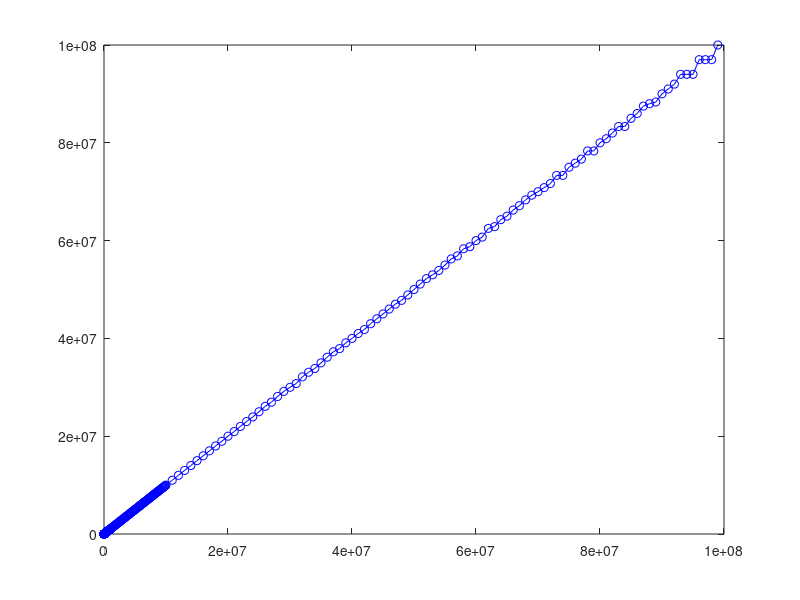
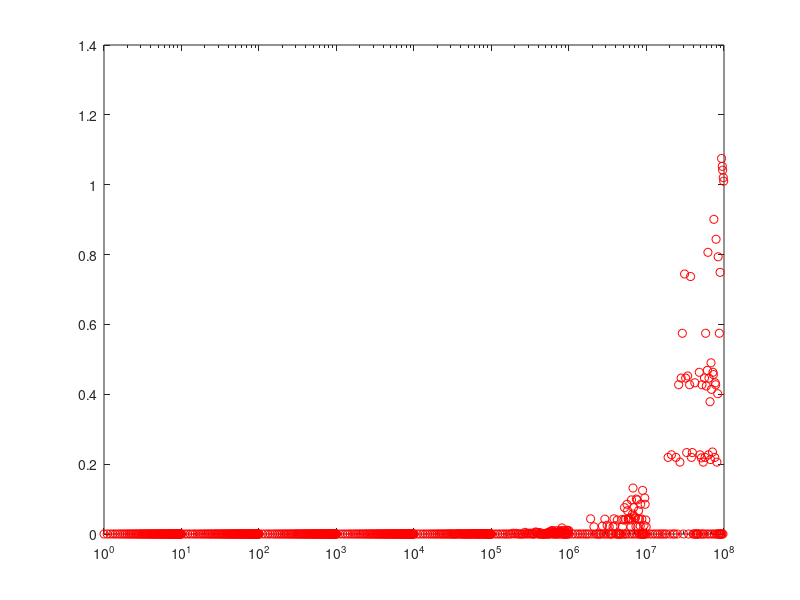

MATLAB code to generate these figures, in order:
clear all; clc;
format shortEng;


available = [500e6, 495e3, 490e3, 485e6, 480e3, 475e3, 470e6, 465e3, 460e6, 455e6, 450e6, 440e6, 430e6, 425e6, 410e6, 400e6, 350e6, 300e6, 265e6];
available = [ available available/1e2 available/1e4];
available = sort(available,'descend')
available = available
freq = [];

for i=10:99
    freq = [ i*1e6 freq ];
end;

for i=10:99
    freq = [ i*1e5 freq ];
end;

for i=10:99
    freq = [ i*1e4 freq ];
end;

for i=10:99
    freq = [ 1000*i freq ];
end;

for i=10:99
    freq = [ 100*i freq ];
end;

for i=10:99
    freq = [ 10*i freq ];
end;

for i=10:99
    freq = [ i*1e0 freq ];
end;

for i=10:99
    freq = [ i*1e-1 freq ];
end;

freq = sort(freq);
freq = unique(freq);
%req

divisors = []
errs = []
res = []


% output values
divisors = []
sources = []

numbExp = zeros(10);
numbExpGen = zeros(10);

maxDiv = 0;
for i=1:length(freq)
    freq(i);
    f = freq(i);
    divs = round(available/f);
    err = abs(f - available./divs);
    err = 100.0*err/f; %err in %
    [val ind] = min(err);
    errs(i) = val;
    divisors(i) = divs(ind);
    sources(i) = ind;
    
    
    exppDisplay = floor(log10(freq(i)));
    numbExp(exppDisplay+1) = numbExp(exppDisplay+1) + 1;
    
    
    
    genFreq = available(sources(i))/divisors(i);
    expp = floor(log10(genFreq));
    tmp.freqGenerating = genFreq/10^expp;
    tmp.expGenerating = expp;
    
    numbExpGen(expp+1) = numbExpGen(expp+1) + 1;
    
    tmp.freqDisplay = freq(i)/10^exppDisplay;
    tmp.expDisplay = exppDisplay;
    
    tmp.source = ind;
    tmp.div = divs(ind);
    
    maxDiv = max(maxDiv, tmp.div);
    tmp;
    res = [ res tmp ];
    
    
    freqsDisplay(exppDisplay+1, numbExp(exppDisplay+1)+1) = tmp.freqDisplay;
    freqsGenerating(expp+1, numbExp(expp+1)+1) = tmp.freqGenerating;
end;

outFreqs = available(sources)./divisors
figure(1);
plot(freq, outFreqs,'o-b')
figure(2);
[maxerr indice] = max(errs) % max error
semilogx(freq, errs,'or')


%%%%%%%%% GENERATING ARRAY FILES %%%%%%%%%%%%%%

fileSources = fopen('sources.txt','w')
fileDividers = fopen('dividers.txt','w')
fileFrequncyActual = fopen('freqActual.txt','w')

fprintf(fileSources,'type LUT_Sources_%d_t is array(10 to %d) of integer;\n',0,numbExp(1))
fprintf(fileDividers,'type LUT_Dividers_%d_t is array(10 to %d) of integer;\n',0,numbExp(1))
fprintf(fileFrequncyActual,'type LUT_Frequency_%d_t is array(10 to %d) of string;\n',0,numbExp(1))

fprintf(fileSources,'signal LUT_Sources_%d : LUT_Sources_%d_t := (',0,0)
fprintf(fileDividers,'signal LUT_Dividers_%d : LUT_Dividers_%d_t := (',0,0)
fprintf(fileFrequncyActual,'signal LUT_Frequency_%d : LUT_Frequency_%d_t := (',0,0)

for i=1:length(res)
    if( i > 1 )
        if res(i).expDisplay ~= res(i-1).expDisplay
            fprintf(fileSources,'type LUT_Sources_%d_t is array(10 to %d) of integer;\n',res(i).expDisplay,numbExp(res(i).expDisplay+1))
            fprintf(fileDividers,'type LUT_Dividers_%d_t is array(10 to %d) of integer;\n',res(i).expDisplay,numbExp(res(i).expDisplay+1))
            fprintf(fileFrequncyActual,'type LUT_Frequency_%d_t is array(10 to %d) of string;\n',res(i).expDisplay,numbExp(res(i).expDisplay+1))

            fprintf(fileSources,'signal LUT_Sources_%d : LUT_Sources_%d_t := (',res(i).expDisplay,res(i).expDisplay)
            fprintf(fileDividers,'signal LUT_Dividers_%d : LUT_Dividers_%d_t := (',res(i).expDisplay,res(i).expDisplay)
            fprintf(fileFrequncyActual,'signal LUT_Frequency_%d : LUT_Frequency_%d_t := (',res(i).expDisplay,res(i).expDisplay)
        end
        if i == length(res) || res(i).expDisplay ~= res(i+1).expDisplay %last element in table
            fprintf(fileSources,'%d);\n',res(i).source);
            fprintf(fileDividers,'%d);\n',res(i).div);
            
            
            fprintf(fileFrequncyActual, '"%s")\n', [num2str(round(10*res(i).freqGenerating)) 'E' num2str(round(res(i).expGenerating))])
        else
            fprintf(fileSources,'%d, ',res(i).source);
            fprintf(fileDividers,'%d, ',res(i).div);
            fprintf(fileFrequncyActual, '"%s", ', [num2str(round(10*res(i).freqGenerating)) 'E' num2str(round(res(i).expGenerating))])
        end
    end
end

fclose(fileSources);
fclose(fileDividers);
maxDiv